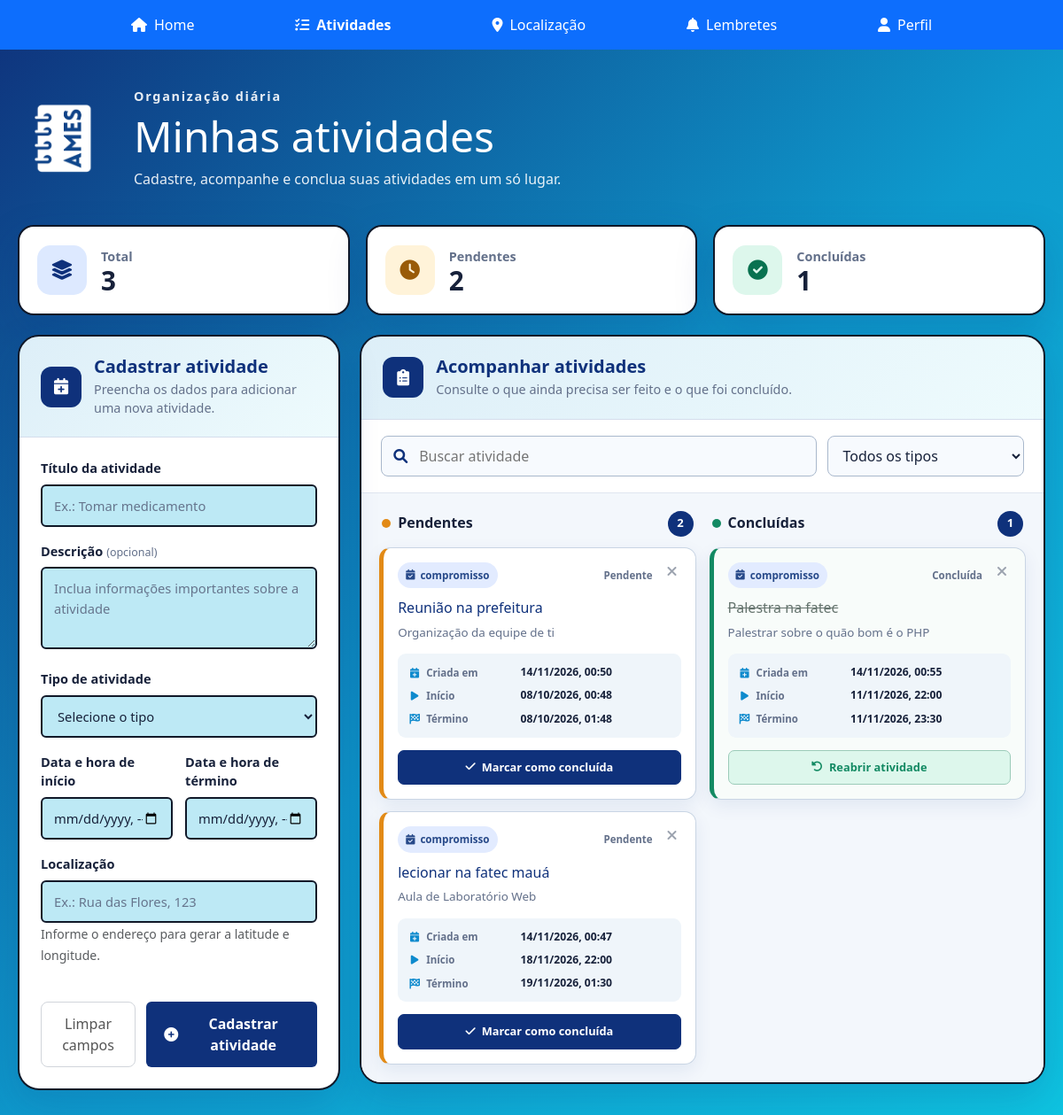
/activities.php (signed in), run on the app's committed database.
### tables this page shows
CREATE TABLE `atividade` (
  `id_atividade` int(11) NOT NULL,
  `id_usuario` int(11) DEFAULT NULL,
  `id_categoria` int(11) DEFAULT NULL,
  `titulo` varchar(150) DEFAULT NULL,
  `descricao` varchar(500) DEFAULT NULL,
  `data_hora_criacao` timestamp NOT NULL DEFAULT current_timestamp(),
  `data_hora_inicio` timestamp NULL DEFAULT NULL,
  `data_hora_fim` timestamp NULL DEFAULT NULL,
  `status` varchar(30) DEFAULT NULL,
  `longitude` decimal(9,6) DEFAULT NULL,
  `latitude` decimal(9,6) DEFAULT NULL,
  `endereco` varchar(255) DEFAULT NULL
);

CREATE TABLE `categoria_atividade` (
  `id_categoria` int(11) NOT NULL,
  `nome_categoria` varchar(80) DEFAULT NULL,
  `descricao` varchar(300) DEFAULT NULL
);

### activities.php (the view, shortened to what this page needs)
<?php
include_once 'conexao.php';
$id_usuario = $_SESSION['id_usuario'];
$sql = "SELECT a.*, c.nome_categoria
        FROM atividade a
        LEFT JOIN categoria_atividade c ON a.id_categoria = c.id_categoria
        WHERE a.id_usuario = ?
        ORDER BY a.data_hora_criacao DESC";
$stmt = $pdo->prepare($sql);
$stmt->execute([$id_usuario]);
$atividades = $stmt->fetchAll(PDO::FETCH_ASSOC);
$atividadesPendentes = array_filter(
    $atividades,
    fn($a) => strtolower($a['status'] ?? '') === 'pendente'
);
$atividadesConcluidas = array_filter(
    $atividades,
    fn($a) => strtolower($a['status'] ?? '') === 'concluida'
);
$totalAtividades = count($atividades);
$totalPendentes = count($atividadesPendentes);
$totalConcluidas = count($atividadesConcluidas);
function obterClasseTipo($nomeCategoria) {
    switch (mb_strtolower(trim($nomeCategoria ?? ''))) {
        case 'compromisso': return 'type-compromisso';
    }
}
function obterIconeTipo($nomeCategoria) {
    switch (mb_strtolower(trim($nomeCategoria ?? ''))) {
        case 'compromisso': return 'fa-calendar-check';
    }
}
function formatarData($data) {
    return date('d/m/Y, H:i', strtotime($data));
}
?>
<!DOCTYPE html>
<html lang="pt-BR">
<head>
    <link href="https://cdn.jsdelivr.net/npm/bootstrap@5.3.3/dist/css/bootstrap.min.css" rel="stylesheet">
    <link rel="stylesheet" href="https://cdnjs.cloudflare.com/ajax/libs/font-awesome/6.0.0/css/all.min.css">
    <link rel="stylesheet" href="styles/activities.css">
    <link rel="stylesheet" href="styles/check_notifications.css">
</head>
<body>
    <nav class="navbar navbar-expand navbar-dark bg-primary custom-navbar">
      <div class="container">
        <ul class="navbar-nav w-100 justify-content-evenly text-center">
          <li class="nav-item">
            <a class="nav-link text-white" href="home.php"><i class="fas fa-home me-2"></i>Home</a>
          </li>
          <li class="nav-item">
            <a class="nav-link text-white fw-bold" href="activities.php"><i class="fas fa-tasks me-2"></i>Atividades</a>
          </li>
          <li class="nav-item">
            <a class="nav-link text-white" href="location.php"><i class="fas fa-map-marker-alt me-2"></i>Localização</a>
          </li>
          <li class="nav-item">
            <a class="nav-link text-white" href="notifications.php"><i class="fas fa-bell me-2"></i>Lembretes</a>
          </li>
          <li class="nav-item">
            <a class="nav-link text-white" href="profile.php"><i class="fas fa-user me-2"></i>Perfil</a>
          </li>
        </ul>
      </div>
    </nav>
    <main class="activities-page">
<section class="page-heading">
    <div class="page-brand">
        <div class="page-icon-container">
            <img
                src="images/logotipoB-AMES.png"
                alt="Logotipo do AMES"
                class="page-icon"
            >
        </div>
        <div class="page-brand-text">
            <span class="page-eyebrow">
                Organização diária
            </span>
            <h1>Minhas atividades</h1>
            <p>
                Cadastre, acompanhe e conclua suas atividades em um só lugar.
            </p>
        </div>
    </div>
</section>
        <section class="activities-summary">
            <article class="summary-card">
                <div class="summary-icon total-icon"><i class="fas fa-layer-group"></i></div>
                <div><span>Total</span><strong><?= $totalAtividades ?></strong></div>
            </article>
            <article class="summary-card">
                <div class="summary-icon pending-icon"><i class="fas fa-clock"></i></div>
                <div><span>Pendentes</span><strong><?= $totalPendentes ?></strong></div>
            </article>
            <article class="summary-card">
                <div class="summary-icon completed-icon"><i class="fas fa-circle-check"></i></div>
                <div><span>Concluídas</span><strong><?= $totalConcluidas ?></strong></div>
            </article>
        </section>
        <section class="activities-workspace">
            <article class="activity-form-card">
                <div class="card-heading">
                    <div class="card-heading-icon">
                        <i class="fas fa-calendar-plus"></i>
                    </div>
                    <div>
                        <h2>Cadastrar atividade</h2>
                        <p>Preencha os dados para adicionar uma nova atividade.</p>
                    </div>
                </div>
<form class="activity-form" method="POST" action="">
<div class="activity-form-grid">
    <div class="form-field full-field">
        <label for="activityTitle">
            Título da atividade
        </label>
        <input
            type="text"
            id="activityTitle"
            placeholder="Ex.: Tomar medicamento"
            name = "titulo"
            maxlength="150"
            required
        >
    </div>
    <div class="form-field full-field">
        <label for="activityDescription">
            Descrição
            <span class="optional-label">(opcional)</span>
        </label>
        <textarea
            id="activityDescription"
            rows="3"
            name = "descricao"
            placeholder="Inclua informações importantes sobre a atividade"
            maxlength="500"
        ></textarea>
    </div>
    <div class="form-field full-field">
        <label for="activityType">
            Tipo de atividade
        </label>
        <select id="activityType" name="categoria" required>
            <option value="" selected>Selecione o tipo</option>
        </select>
    </div>
<div class="form-field">
    <label for="startDateTime">
        Data e hora de início
    </label>
    <input
        type="datetime-local"
        id="startDateTime"
        name = "data_hora_inicio"
        step="60"
    >
</div>
<div class="form-field">
    <label for="endDateTime">
        Data e hora de término
    </label>
    <input
        type="datetime-local"
        id="endDateTime"
        name = "data_hora_fim"
        step="60"
    >
</div>
<div class="form-field full-field">
    <label for="endereco">Localização</label>
    <input
        type="text"
        id="endereco"
        name = "endereco"
        placeholder="Ex.: Rua das Flores, 123"
        maxlength="255"
    >
     <small class="text-muted">
        Informe o endereço para gerar a latitude e longitude.
    </small>
</div>
<br>
</div>
<div class="form-actions">
    <button type="reset" class="clear-activity-btn">
        Limpar campos
    </button>
    <button type="submit" class="save-activity-btn">
        <i class="fas fa-plus-circle"></i>
        Cadastrar atividade
    </button>
</div>
</form>
            </article>
            <article class="activities-list-card">
                <div class="card-heading list-heading">
                    <div class="card-heading-icon">
                        <i class="fas fa-clipboard-list"></i>
                    </div>
                    <div>
                        <h2>Acompanhar atividades</h2>
                        <p>
                            Consulte o que ainda precisa ser feito e o que foi concluído.
                        </p>
                    </div>
                </div>
                <div class="filter-toolbar">
                <div class="search-field">
                    <i class="fas fa-search"></i>
                    <input
                        type="search"
                        id="activitySearch"
                        placeholder="Buscar atividade"
                        aria-label="Buscar atividade"
                        autocomplete="off"
                    >
                </div>
                    <select id="activityCategoryFilter">
                        <option value="todos" selected>Todos os tipos</option>
                    </select>
                </div>
<div class="activity-columns">
    <section class="activity-panel pending-panel">
        <div class="panel-heading">
            <div>
                <span class="status-dot pending-dot"></span>
                <h3>Pendentes</h3>
            </div>
            <span class="panel-count">
                <?= $totalPendentes ?>
            </span>
        </div>
        <div class="activity-list">
            <?php if (empty($atividadesPendentes)): ?>
                <p>Nenhuma atividade pendente.</p>
            <?php else: ?>
                <?php foreach ($atividadesPendentes as $atividade): ?>
                    <article class="activity-item"
                    data-category="<?= htmlspecialchars($atividade['nome_categoria'] ?? '', ENT_QUOTES, 'UTF-8') ?>"
>
  <form method="POST" action="activities.php"
      class="delete-activity-form"
      onsubmit="return confirm('Deseja realmente excluir esta atividade?');">
    <button type="submit"
            name="acao_atividade"
            value="excluir"
            class="delete-activity-btn"
            title="Excluir atividade"
            aria-label="Excluir atividade">
        <i class="fas fa-xmark"></i>
    </button>
</form>
                        <div class="activity-item-top">
                            <span class="activity-type-badge <?= obterClasseTipo($atividade['nome_categoria']) ?>">
                                <i class="fas <?= obterIconeTipo($atividade['nome_categoria']) ?>"></i>
                                <?= htmlspecialchars($atividade['nome_categoria'] ?? 'Outro') ?>
                            </span>
                            <span class="activity-status">
                                Pendente
                            </span>
                        </div>
                        <h4>
                            <?= htmlspecialchars($atividade['titulo'] ?? '') ?>
                        </h4>
                        <p class="activity-description">
                            <?= htmlspecialchars($atividade['descricao'] ?? '') ?>
                        </p>
                        <dl class="activity-dates">
                            <div>
                                <dt>
                                    <i class="fas fa-calendar-plus"></i>
                                    Criada em
                                </dt>
                                <dd>
                                    <?= formatarData($atividade['data_hora_criacao']) ?>
                                </dd>
                            </div>
                            <div>
                                <dt>
                                    <i class="fas fa-play"></i>
                                    Início
                                </dt>
                                <dd>
                                    <?= formatarData($atividade['data_hora_inicio']) ?>
                                </dd>
                            </div>
                            <div>
                                <dt>
                                    <i class="fas fa-flag-checkered"></i>
                                    Término
                                </dt>
                                <dd>
                                    <?= formatarData($atividade['data_hora_fim']) ?>
                                </dd>
                            </div>
                        </dl>
<div class="activity-actions">
    <form method="POST" action="activities.php">
        <button type="submit"
                name="acao_atividade"
                value="concluir"
                class="status-button">
            <i class="fas fa-check"></i>
            Marcar como concluída
        </button>
    </form>
</div>
                    </article>
                <?php endforeach; ?>
            <?php endif; ?>
        </div>
    </section>
    <section class="activity-panel completed-panel">
        <div class="panel-heading">
            <div>
                <span class="status-dot completed-dot"></span>
                <h3>Concluídas</h3>
            </div>
            <span class="panel-count">
                <?= $totalConcluidas ?>
            </span>
        </div>
        <div class="activity-list">
            <?php if (empty($atividadesConcluidas)): ?>
                <p>Nenhuma atividade concluída.</p>
            <?php else: ?>
                <?php foreach ($atividadesConcluidas as $atividade): ?>
                    <article class="activity-item is-completed"
                    data-category="<?= htmlspecialchars($atividade['nome_categoria'] ?? '', ENT_QUOTES, 'UTF-8') ?>">
  <form method="POST" action="activities.php"
      class="delete-activity-form"
      onsubmit="return confirm('Deseja realmente excluir esta atividade?');">
    <button type="submit"
            name="acao_atividade"
            value="excluir"
            class="delete-activity-btn"
            title="Excluir atividade"
            aria-label="Excluir atividade">
        <i class="fas fa-xmark"></i>
    </button>
</form>
                        <div class="activity-item-top">
                            <span class="activity-type-badge <?= obterClasseTipo($atividade['nome_categoria']) ?>">
                                <i class="fas <?= obterIconeTipo($atividade['nome_categoria']) ?>"></i>
                                <?= htmlspecialchars($atividade['nome_categoria'] ?? 'Outro') ?>
                            </span>
                            <span class="activity-status">
                                Concluída
                            </span>
                        </div>
                        <h4>
                            <?= htmlspecialchars($atividade['titulo'] ?? '') ?>
                        </h4>
                        <p class="activity-description">
                            <?= htmlspecialchars($atividade['descricao'] ?? '') ?>
                        </p>
                        <dl class="activity-dates">
                            <div>
                                <dt>
                                    <i class="fas fa-calendar-plus"></i>
                                    Criada em
                                </dt>
                                <dd>
                                    <?= formatarData($atividade['data_hora_criacao']) ?>
                                </dd>
                            </div>
                            <div>
                                <dt>
                                    <i class="fas fa-play"></i>
                                    Início
                                </dt>
                                <dd>
                                    <?= formatarData($atividade['data_hora_inicio']) ?>
                                </dd>
                            </div>
                            <div>
                                <dt>
                                    <i class="fas fa-flag-checkered"></i>
                                    Término
                                </dt>
                                <dd>
                                    <?= formatarData($atividade['data_hora_fim']) ?>
                                </dd>
                            </div>
                        </dl>
                       <div class="activity-actions">
    <form method="POST" action="activities.php">
        <button type="submit"
                name="acao_atividade"
                value="reabrir"
                class="status-button">
            <i class="fas fa-rotate-left"></i>
            Reabrir atividade
        </button>
    </form>
</div>
                    </article>
                <?php endforeach; ?>
            <?php endif; ?>
        </div>
    </section>
</div>
            </article>
        </section>
    </main>
</body>
</html>

### data on the page
atividade: id_categoria.nome_categoria "compromisso", titulo "Reunião na prefeitura", descricao "Organização da equipe de ti", data_hora_criacao "14/11/2026, 00:50", data_hora_inicio "08/10/2026, 00:48", data_hora_fim "08/10/2026, 01:48"
atividade: id_categoria.nome_categoria "compromisso", titulo "lecionar na fatec mauá", descricao "Aula de Laboratório Web", data_hora_criacao "14/11/2026, 00:47", data_hora_inicio "18/11/2026, 22:00", data_hora_fim "19/11/2026, 01:30"
atividade: id_categoria.nome_categoria "compromisso", titulo "Palestra na fatec", descricao "Palestrar sobre o quão bom é o PHP", data_hora_criacao "14/11/2026, 00:55", data_hora_inicio "11/11/2026, 22:00", data_hora_fim "11/11/2026, 23:30"

### other printed values
$totalAtividades "3"
$totalPendentes "2"
$totalConcluidas "1"
